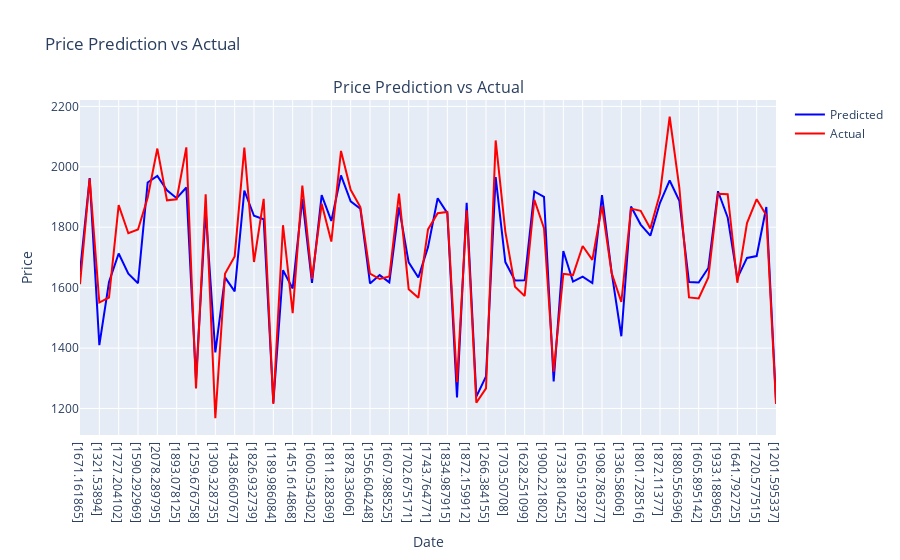

Notebook source saved alongside this figure:
### Code cell
import plotly.graph_objs as go
from plotly.subplots import make_subplots
from plotly.offline import iplot

# Convert datetime to a string representation for hover text
hover_text = [str(date) for date in x_test]

# Plotting the predicted values
trace_predicted = go.Scatter(x=hover_text, y=svm_prediction, mode='lines', name='Predicted', line=dict(color='blue'))

# Plotting the actual values
trace_actual = go.Scatter(x=hover_text, y=y_test, mode='lines', name='Actual', line=dict(color='red'))

# Creating the subplot
fig = make_subplots(rows=1, cols=1, shared_xaxes=True, subplot_titles=["Price Prediction vs Actual"])

# Adding traces to the subplot
fig.add_trace(trace_predicted, row=1, col=1)
fig.add_trace(trace_actual, row=1, col=1)

# Adding hover information with datetime
fig.update_traces(hovertemplate='%{text}', text=hover_text)

# Updating layout
fig.update_layout(title_text="Price Prediction vs Actual", xaxis_title="Date", yaxis_title="Price")

# Display the plot
iplot(fig)
